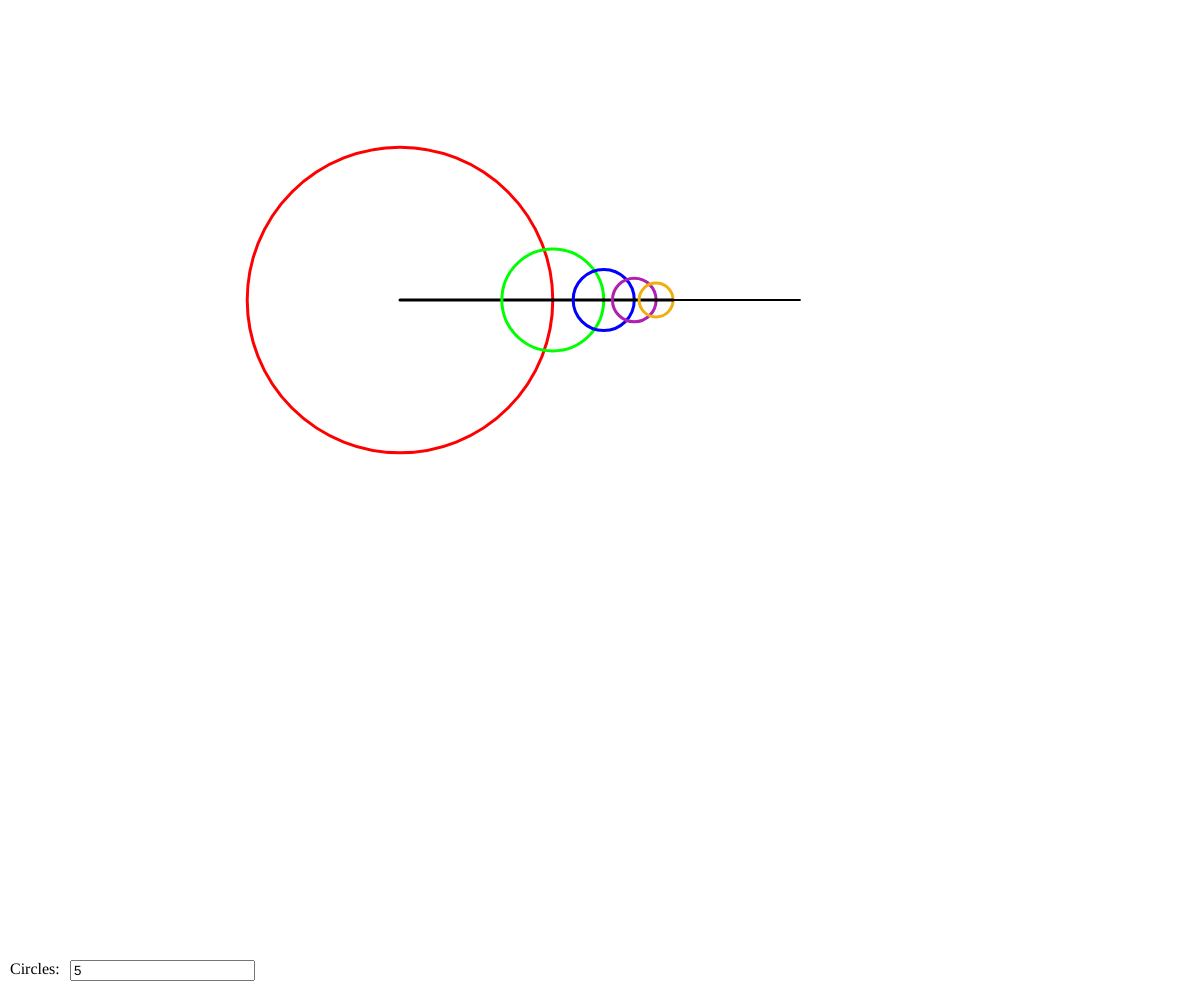
Frame 1 (no input)
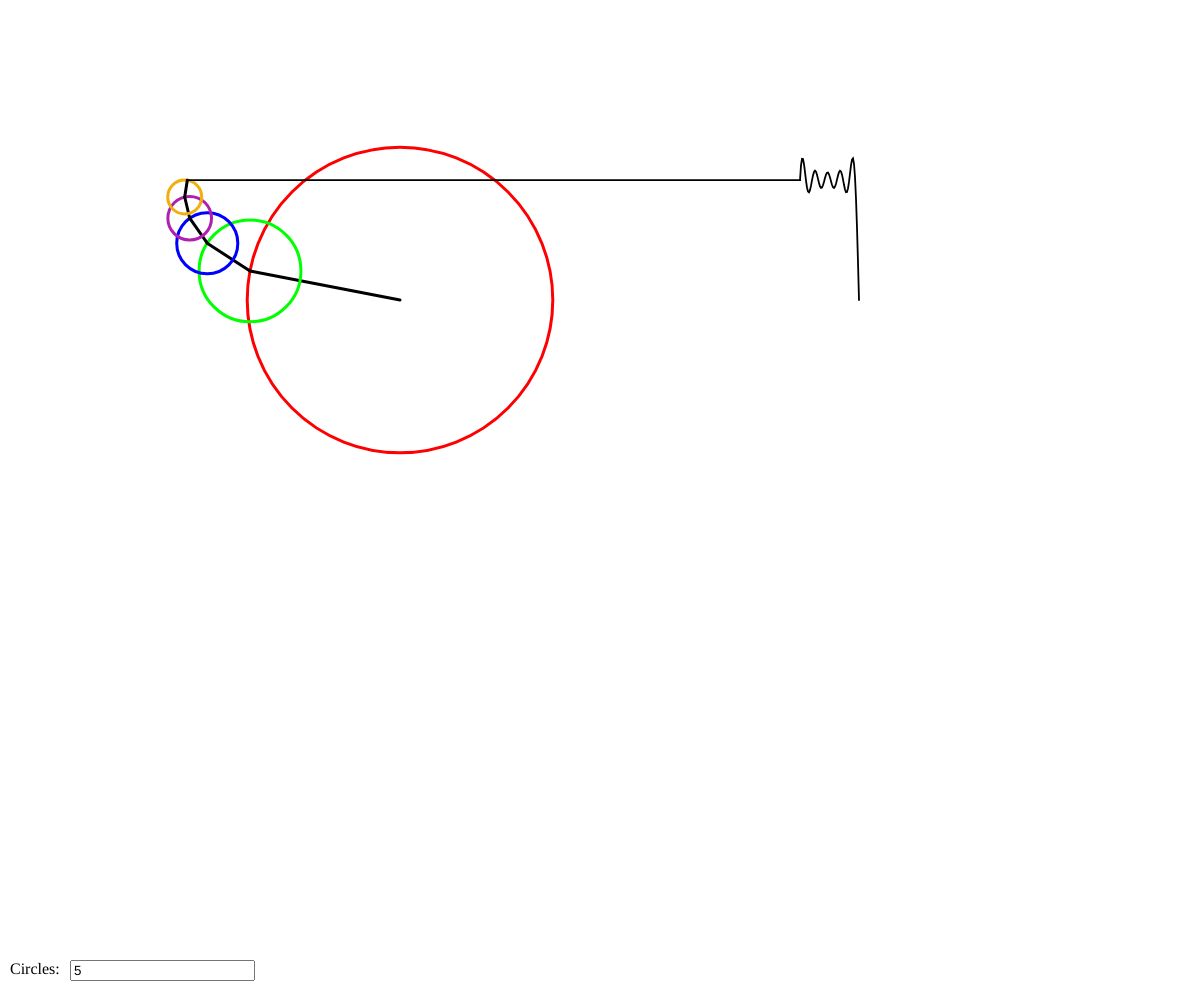
Frame 60 (no input)
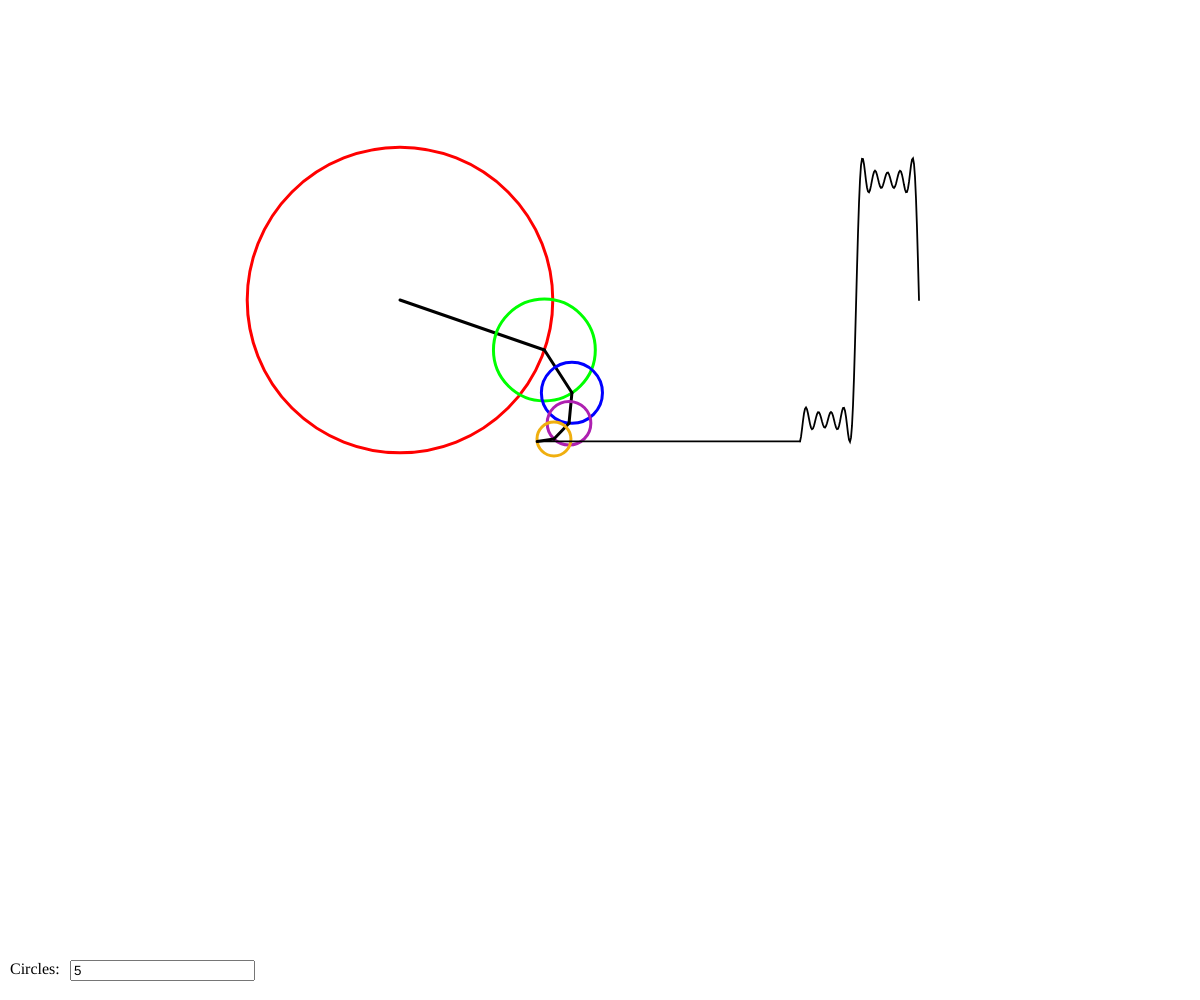
Frame 120 (the mouse pressed at the canvas centre since frame 60)

The p5.js sketch that drew these frames (run headless with seeded random() and noise() and a simulated clock; from frame 60 on, the mouse is pressed at the canvas centre):

// p5.js sketch
// ── sketch.js
let time = 0;
let wave = [];
let c = ["#FF0000", 
         "#00FF00", 
         "#0000FF", 
         "#AE20B0", 
         "#F0AF0F",             
         "#21EF0B"];

let slider;

function setup() {
  createCanvas(window.innerWidth,window.innerHeight);
  div = createDiv('Circles:');
  text = createInput('5');
  div.position(10,height-40)
  text.position(70,height-40);
}

function parseInput(){
  return (text.value()!="" && text.value() >  0) ? text.value() : 1;
}

function draw() {
  background(255);
  translate(400, 300);

  let x = 0;
  let y = 0;

  for (let i = 0; i < parseInput(); i++) {
    let prevx = x;
    let prevy = y;

    let n = i * 2 + 1;
    let radius = 120 * (4 / (n * PI));
    x += radius * cos(n * time);
    y += radius * sin(n * time);

    //stroke(0,255,0, 100);
    stroke(c[i%5]);

    noFill();
    strokeWeight(3);
    ellipse(prevx, prevy, radius * 2);

    //fill(255);
    stroke(0);
    line(prevx, prevy, x, y);
    //ellipse(x, y, 8);
  }
  wave.unshift(y);

  translate(400, 0);
  strokeWeight(1.8);
  line(x - 400, y, 0, wave[0]);
  beginShape();
  noFill();
  for (let i = 0; i < wave.length; i++) {
    vertex(i, wave[i]);
  }
  endShape();
  strokeWeight(3);
  time -= 0.05;

  if (wave.length > 500) {
    wave.pop();
  }
}
